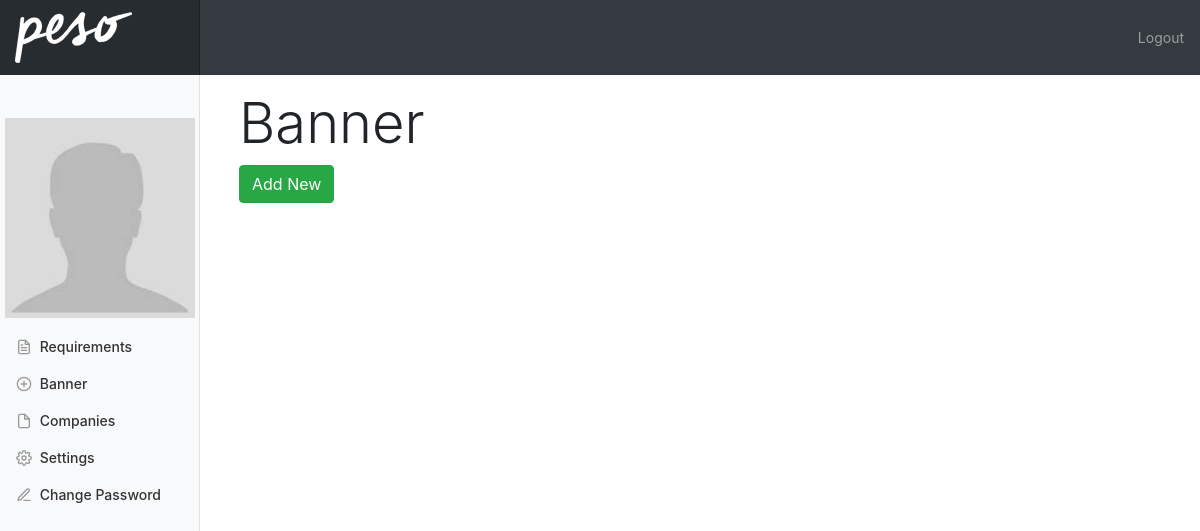
Page /slideshow.php (signed in) on the earlier database version.
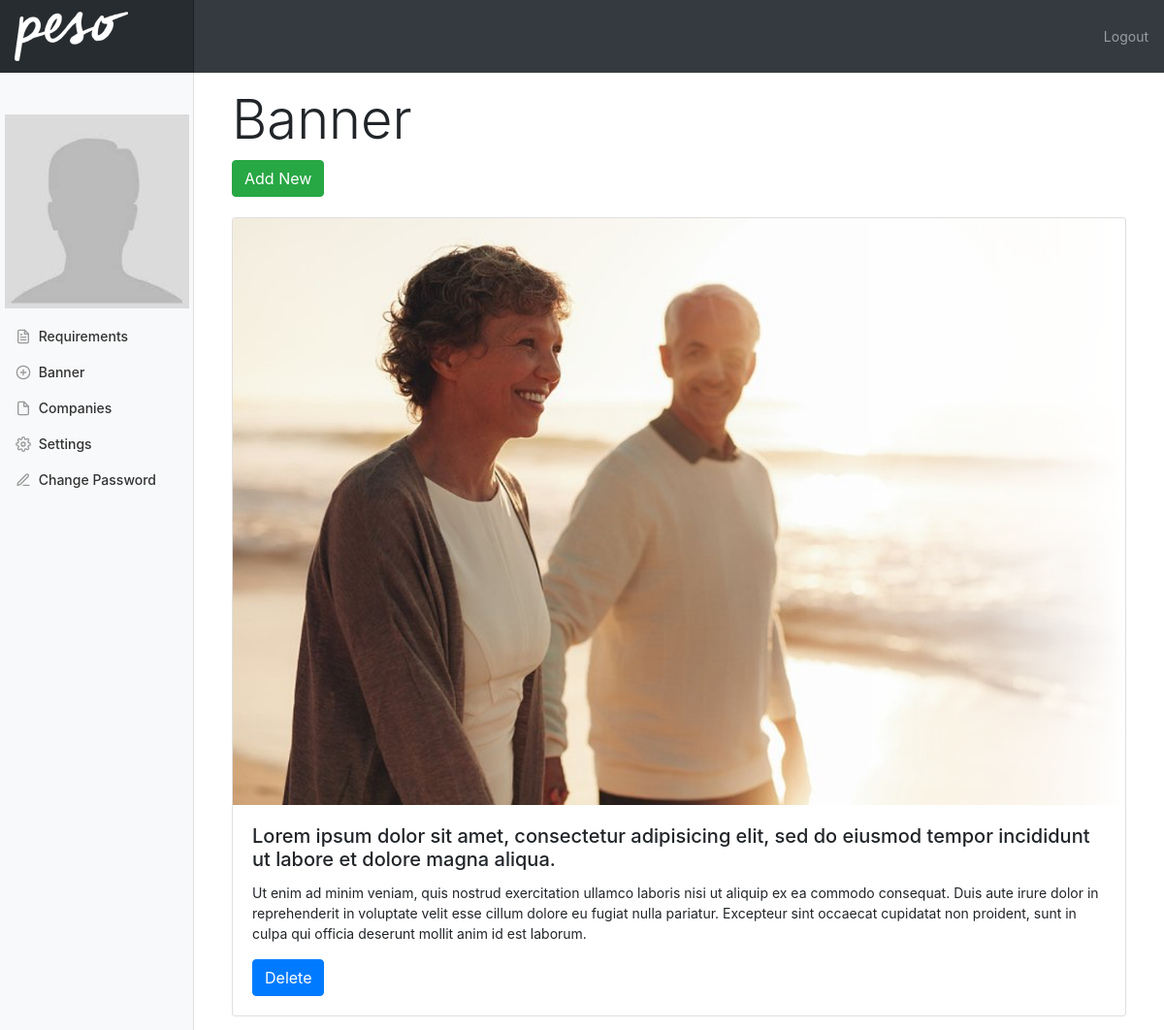
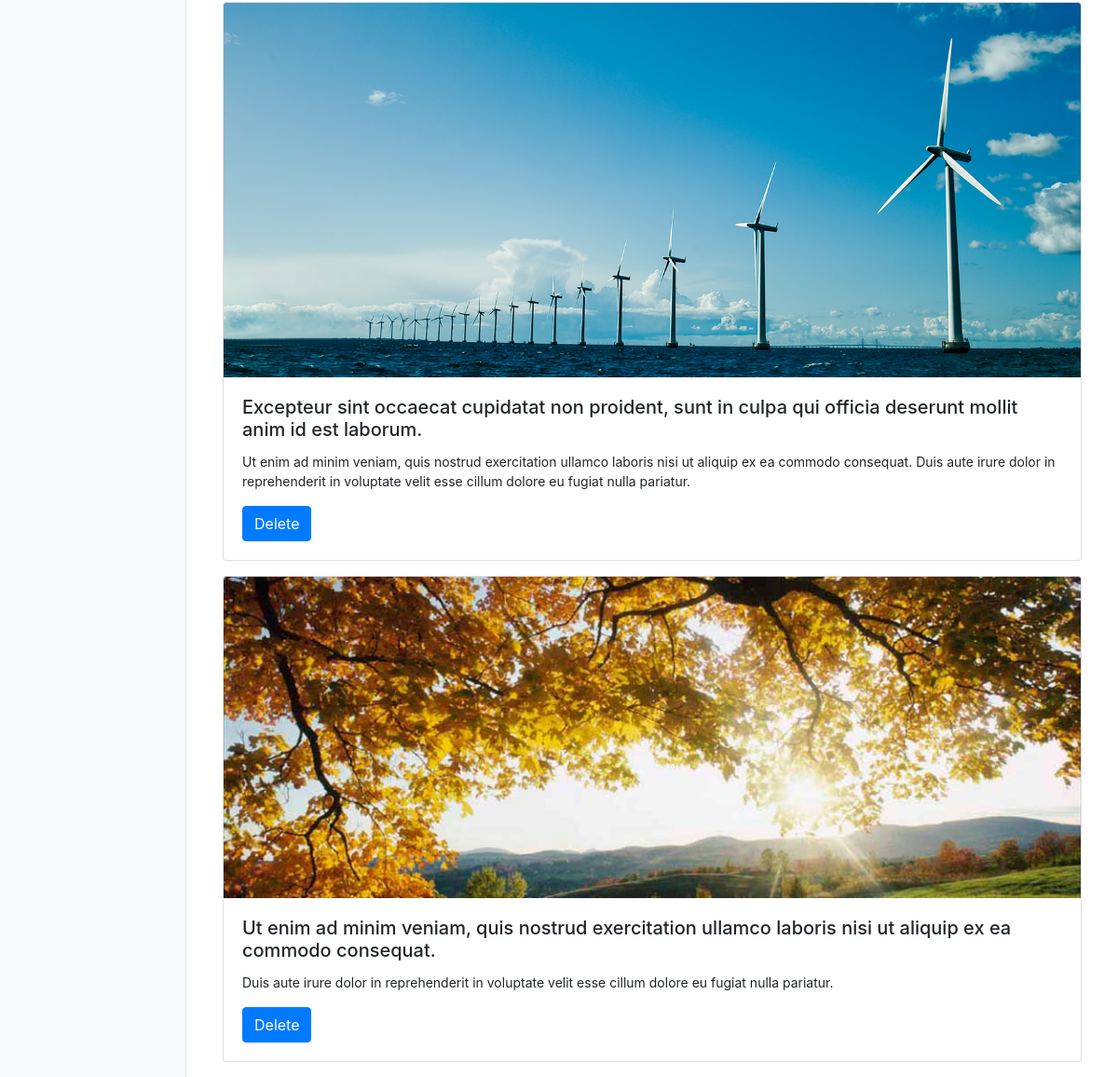
Same page on the later database version (2 pictures, top to bottom).
### tables this page shows
CREATE TABLE `slider` (
  `id` int(11) NOT NULL,
  `title` varchar(255) NOT NULL,
  `description` varchar(500) NOT NULL,
  `photoid` int(11) NOT NULL,
  `dateadded` timestamp NOT NULL DEFAULT CURRENT_TIMESTAMP
);

CREATE TABLE `photo` (
  `id` int(11) NOT NULL,
  `filename` varchar(255) NOT NULL,
  `active` int(11) NOT NULL DEFAULT '1',
  `dateadded` timestamp NOT NULL DEFAULT CURRENT_TIMESTAMP
);

### model.php (called while the page is built, shortened)
<?php
class Model {
	protected $db;
	public function __construct(){
		include_once "config.php";
		$this->db = $db;
	}
	public function getAllSlider(){
		return $this->db->query("
			SELECT t1.*, t2.filename FROM slider t1
			LEFT JOIN photo t2 on t1.photoid = t2.id
			where t1.title !=''
			")->fetchAll(PDO::FETCH_ASSOC);
	}
}

### slideshow.php (the view, shortened to what this page needs)
<?php include_once "model.php"; ?>
<?php $model = new Model();
  $model->restrictAccessByLevel(3);
?>
<?php include_once "header2.php"; ?>
    <div class="container-fluid">
      <div class="row">
        <?php include_once "admin-nav.php"; ?>
        <main role="main" class="col-md-9 ml-sm-auto col-lg-10 px-4">
          <br>
          <br>
          <div class="container">
            <div class="row">
              <div class="col-12">
                  <h1 class="display-4">Banner</h1>
                <a href="addnewslide.php" class="  page-header btn btn-md btn-success">Add New</a>
              </div>
            </div>
            <br>
            <div class="row">
              <div class="col-12">
                <?php foreach($model->getAllSlider() as $idx => $slide): ?>
                <div class="card mb-3 slide">
                  <img class="card-img-top" src="uploads/photos/<?= $slide['filename'];?>" alt="<?= $slide['title'];?>">
                  <div class="card-body">
                    <h5 class="card-title"><?= $slide['title'];?></h5>
                    <p class="card-text"><?= $slide['description'];?></p>
                    <button class="btn btn-primary glyphicon-remove-sign"  data-id="<?= $slide['id'];?>">
                      Delete
                    </button>
                  </div>
                </div>
              <?php endforeach ?>
              </div>
            </div>
          </div>
        </main>
      </div>
    </div>
  </body>
</html>

Differences in the rows shown:
added slider: photoid.filename (picture), title "Lorem ipsum dolor sit amet, consectetur adipisicing elit, sed do eiusmod tempor incididunt ut labore et dolore magna aliqua.", description "Ut enim ad minim veniam, quis nostrud exercitation ullamco laboris nisi ut aliquip ex ea commodo consequat. Duis aute irure dolor in reprehenderit in voluptate velit esse cillum dolore eu fugiat nulla pariatur. Excepteur sint occaecat cupidatat non proident, sunt in culpa qui officia deserunt mollit anim id est laborum."
added slider: photoid.filename (picture), title "Excepteur sint occaecat cupidatat non proident, sunt in culpa qui officia deserunt mollit anim id est laborum.", description "Ut enim ad minim veniam, quis nostrud exercitation ullamco laboris nisi ut aliquip ex ea commodo consequat. Duis aute irure dolor in reprehenderit in voluptate velit esse cillum dolore eu fugiat nulla pariatur."
added slider: photoid.filename (picture), title "Ut enim ad minim veniam, quis nostrud exercitation ullamco laboris nisi ut aliquip ex ea commodo consequat.", description "Duis aute irure dolor in reprehenderit in voluptate velit esse cillum dolore eu fugiat nulla pariatur."
